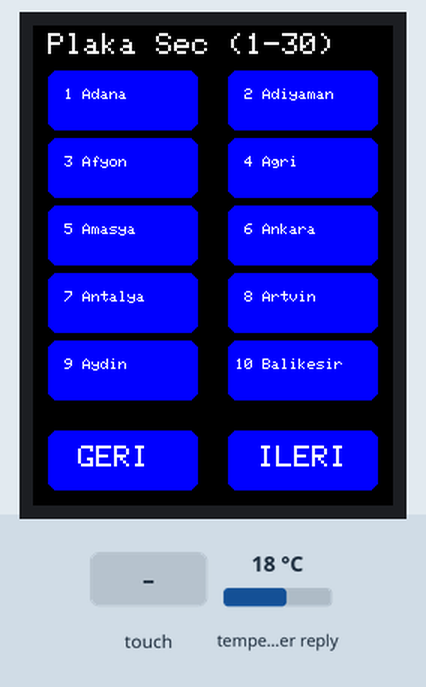
A sketch run on a simulated ESP32. Parts: 240×320 colour display. Inputs (shaded band) come from the test bench; at power-on: temperature in the weather reply 18 °C. WiFi joins after 1.5 s; servers stay silent unless stated; the local clock reads 2024-03-15 10:24:30 at power-on unless the sketch sets it; web services answer with replies made up by the test bench.

Above: at 3.0 s.
3.1 s: touch panel pressed at 13 % / 10 % of its raw x / y range
At 3.6 s:
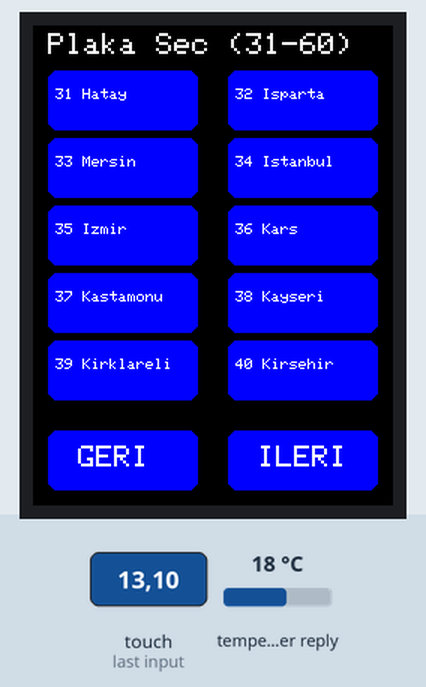
4.7 s: touch panel pressed at 38 % / 10 % of its raw x / y range
At 6.0 s:
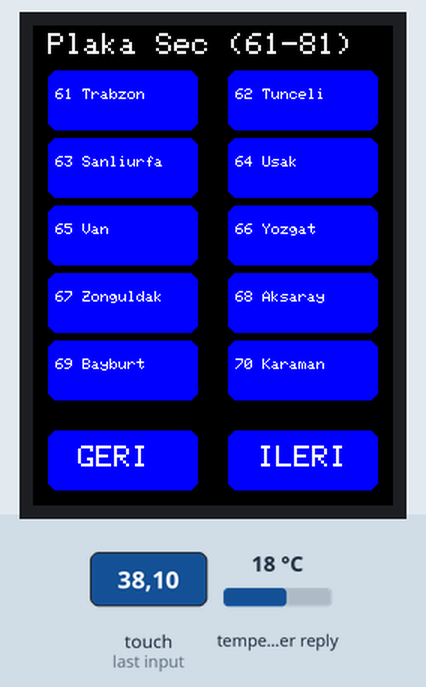
6.3 s: touch panel pressed at 13 % / 30 % of its raw x / y range
At 7.1 s:
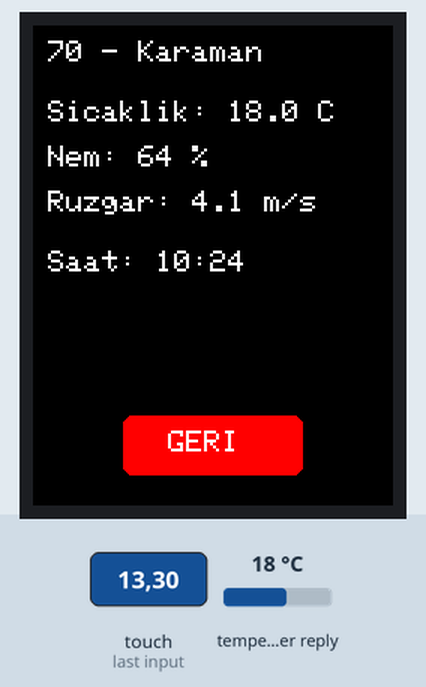
8.0 s: touch panel pressed at 62 % / 10 % of its raw x / y range
At 8.5 s:
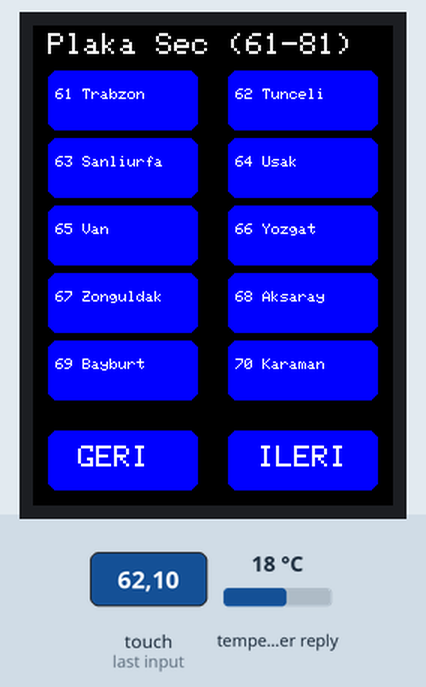
9.6 s: touch panel pressed at 62 % / 30 % of its raw x / y range
At 10.8 s:
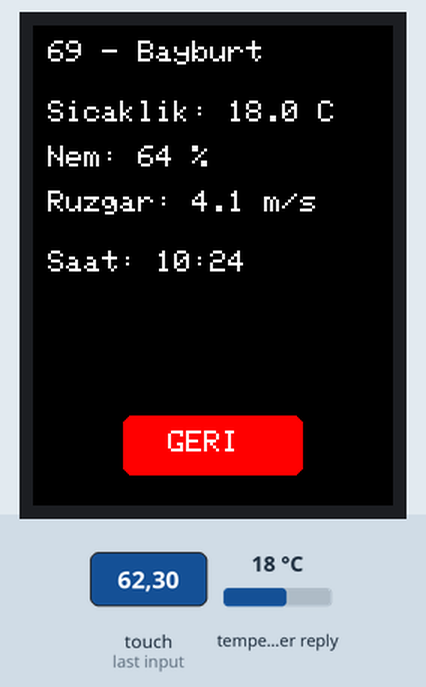
Timing chart, 0 to 12.3 s (numbered marks = the images above; inputs shaded):
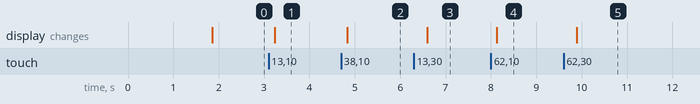

The sketch:

Esp32_tasinir_hava_durumu_cihazi.ino
```cpp
#include <WiFi.h>
#include <HTTPClient.h>
#include <ArduinoJson.h>
#include <Adafruit_GFX.h>
#include <Adafruit_ILI9341.h>
#include <XPT2046_Touchscreen.h>
#include <time.h>

const char* ssid = "wifi_id";
const char* password = "wifi_password";
const String apiKey = "Open_weather_api_key";

const char* ntpServer = "pool.ntp.org";
const long gmtOffset_sec = 3 * 3600;
const int daylightOffset_sec = 0;

#define TFT_CS   17
#define TFT_DC   16
#define TFT_RST  5
Adafruit_ILI9341 tft = Adafruit_ILI9341(TFT_CS, TFT_DC, TFT_RST);

#define TOUCH_CS 21
#define TOUCH_IRQ 4
XPT2046_Touchscreen ts(TOUCH_CS, TOUCH_IRQ);

String iller[81] = {
  "Adana","Adiyaman","Afyon","Agri","Amasya","Ankara","Antalya","Artvin","Aydin","Balikesir",
  "Bilecik","Bingol","Bitlis","Bolu","Burdur","Bursa","Canakkale","Cankiri","Corum","Denizli",
  "Diyarbakir","Edirne","Elazig","Erzincan","Erzurum","Eskisehir","Gaziantep","Giresun","Gumushane","Hakkari",
  "Hatay","Isparta","Mersin","Istanbul","Izmir","Kars","Kastamonu","Kayseri","Kirklareli","Kirsehir",
  "Kocaeli","Konya","Kutahya","Malatya","Manisa","Kahramanmaras","Mardin","Mugla","Mus","Nevsehir",
  "Nigde","Ordu","Rize","Sakarya","Samsun","Siirt","Sinop","Sivas","Tekirdag","Tokat",
  "Trabzon","Tunceli","Sanliurfa","Usak","Van","Yozgat","Zonguldak","Aksaray","Bayburt","Karaman",
  "Kirikale","Batman","Sirnak","Bartin","Ardahan","Igdir","Yalova","Karabuk","Kilis","Osmaniye",
  "Duzce"
};

int sayfa = 0;
int secilenPlaka = -1;
float sicaklik = 0;
int nem = 0;
float ruzgar = 0;

void setup() {
  Serial.begin(115200);
  tft.begin();
  tft.setRotation(0);
  ts.begin();
  ts.setRotation(0);

  tft.fillScreen(ILI9341_BLACK);
  tft.setTextColor(ILI9341_WHITE);
  tft.setCursor(10, 140);
  tft.setTextSize(2);
  tft.println("Wi-Fi baglaniyor...");

  WiFi.begin(ssid, password);
  while (WiFi.status() != WL_CONNECTED) delay(500);

  configTime(gmtOffset_sec, daylightOffset_sec, ntpServer);
  plakaEkrani();
}

void loop() {
  if (ts.touched()) {
    TS_Point p = ts.getPoint();
    int x = map(p.x, 3700, 200, 0, 240);
    int y = map(p.y, 3700, 200, 0, 320);

    if (y > 270 && y < 310 && x > 10 && x < 110) {
      sayfa = (sayfa + 2) % 3;
      plakaEkrani();
      delay(300);
    }
    if (y > 270 && y < 310 && x > 130 && x < 230) {
      sayfa = (sayfa + 1) % 3;
      plakaEkrani();
      delay(300);
    }

    for (int row = 0; row < 5; row++) {
      for (int col = 0; col < 2; col++) {
        int btnX = 10 + col * 120;
        int btnY = 30 + row * 45;
        if (x > btnX && x < btnX + 100 && y > btnY && y < btnY + 40) {
          int index = row * 2 + col;
          secilenPlaka = sayfa * 30 + index + 1;
          if (secilenPlaka <= 81) {
            havaDurumuEkrani();
            delay(300);
          }
        }
      }
    }
  }
}

void plakaEkrani() {
  tft.fillScreen(ILI9341_BLACK);
  tft.setTextColor(ILI9341_WHITE);
  tft.setTextSize(2);
  tft.setCursor(10, 5);
  tft.printf("Plaka Sec (%d-%d)\n", (sayfa * 30) + 1, min((sayfa + 1) * 30, 81));

  for (int i = 0; i < 10; i++) {
    int plaka = sayfa * 30 + i + 1;
    if (plaka > 81) break;
    int x = 10 + (i % 2) * 120;
    int y = 30 + (i / 2) * 45;
    tft.fillRoundRect(x, y, 100, 40, 6, ILI9341_BLUE);
    tft.setCursor(x + 5, y + 12);
    tft.setTextColor(ILI9341_WHITE);
    tft.setTextSize(1);
    tft.printf("%2d %s", plaka, iller[plaka - 1].c_str());
  }

  tft.fillRoundRect(10, 270, 100, 40, 6, ILI9341_BLUE);
  tft.setCursor(30, 280);
  tft.setTextColor(ILI9341_WHITE);
  tft.setTextSize(2);
  tft.print("GERI");

  tft.fillRoundRect(130, 270, 100, 40, 6, ILI9341_BLUE);
  tft.setCursor(150, 280);
  tft.print("ILERI");
}

void havaDurumuEkrani() {
  String sehir = iller[secilenPlaka - 1];
  String url = "http://api.openweathermap.org/data/2.5/weather?q=" + sehir + "&appid=" + apiKey + "&units=metric&lang=tr";

  HTTPClient http;
  http.begin(url);
  int httpCode = http.GET();
  if (httpCode > 0) {
    String payload = http.getString();
    StaticJsonDocument<1024> doc;
    deserializeJson(doc, payload);
    sicaklik = doc["main"]["temp"];
    nem = doc["main"]["humidity"];
    ruzgar = doc["wind"]["speed"];
  }
  http.end();

  tft.fillScreen(ILI9341_BLACK);
  tft.setTextColor(ILI9341_WHITE);
  tft.setTextSize(2);
  tft.setCursor(10, 10);
  tft.printf("%2d - %s\n", secilenPlaka, sehir.c_str());
  tft.setCursor(10, 50);
  tft.printf("Sicaklik: %.1f C\n", sicaklik);
  tft.setCursor(10, 80);
  tft.printf("Nem: %d %%\n", nem);
  tft.setCursor(10, 110);
  tft.printf("Ruzgar: %.1f m/s\n", ruzgar);

  struct tm timeinfo;
  if (getLocalTime(&timeinfo)) {
    char timeStr[16];
    strftime(timeStr, sizeof(timeStr), "Saat: %H:%M", &timeinfo);
    tft.setCursor(10, 150);
    tft.println(timeStr);
  }

  tft.fillRoundRect(60, 260, 120, 40, 6, ILI9341_RED);
  tft.setCursor(90, 270);
  tft.setTextColor(ILI9341_WHITE);
  tft.setTextSize(2);
  tft.print("GERI");

  while (true) {
    if (ts.touched()) {
      TS_Point p = ts.getPoint();
      int x = map(p.x, 3700, 200, 0, 240);
      int y = map(p.y, 3700, 200, 0, 320);
      if (x > 60 && x < 180 && y > 260 && y < 300) {
        plakaEkrani();
        break;
      }
    }
  }
}
```

Measured:
- after the input at 3.1 s, the display: changes after 0.13 s (image 1)
- after the input at 4.7 s, the display: changes after 0.13 s (image 2)
- after the input at 6.3 s, the display: changes after 0.29 s (image 3)
- after the input at 8.0 s, the display: changes after 0.13 s (image 4)
- after the input at 9.6 s, the display: changes after 0.29 s (image 5)
